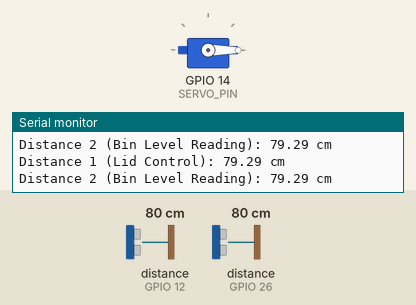
Simulated run of this sketch. Board: ESP32. On the bench: servo, the last lines printed to the serial monitor. Wiring (inferred from the names in the program): 2 × ultrasonic range finder: trigger GPIO 13, echo GPIO 12 / trigger GPIO 27, echo GPIO 26. The test bench sets the inputs (shaded band); at power-on: distance to the obstacle (sensors on GPIO 12, GPIO 26) 80 cm. The echo pulse lasts 58.3 µs per cm; WiFi joins after 1.5 s; servers stay silent unless stated.

Above: at 3.0 s.
3.1 s: distance to the obstacle (sensor on GPIO 12) set to 17 cm
4.6 s: distance to the obstacle (sensor on GPIO 12) set to 14 cm
At 6.1 s:
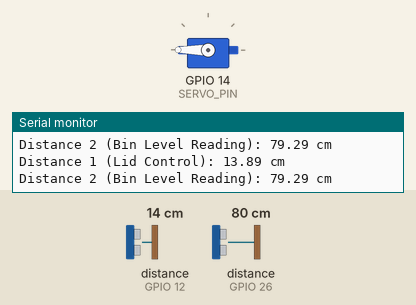
Timing chart, 0 to 7.6 s (numbered marks = the images above; inputs shaded):
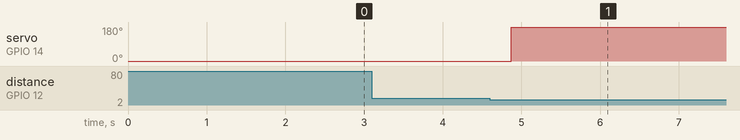

Measured:
- the behaviour switches between 16 and 15 cm on distance to the obstacle (sensor on GPIO 12) (found by bisection; images 0 and 1)
- after the input at 4.6 s, servo on GPIO 14 (SERVO_PIN): 0° → 180° after 0.27 s

The sketch:

sketch_apr4a.ino
```cpp
#define BLYNK_TEMPLATE_ID "TMPL6g6zRy_4G" //get it from blynk dashboard
#define BLYNK_TEMPLATE_NAME "Garbage Management Dustbin" //name of your device on blynk dashboard
#define BLYNK_AUTH_TOKEN "7XAS_3mzj3VkT1vkL26mxnWCkWNASHpR" //auth token from blynk dashboard

#include <ESP32Servo.h>
#include <WiFi.h>
#include <BlynkSimpleEsp32.h>

#define TRIG_PIN_1 13
#define ECHO_PIN_1 12

#define TRIG_PIN_2 27
#define ECHO_PIN_2 26

#define SERVO_PIN 14

char auth[] = "7XAS_3mzj3VkT1vkL26mxnWCkWNASHpR"; //auth token
char ssid[] = "aarav"; //ur wifi ssid
char pass[] = "ekseaath"; //ur wifi password

Servo myServo;

int servoOpenAngle = 180;
int servoCloseAngle = 0;

bool isOpen = false;
unsigned long lastCloseTime = 0;

// Blynk event variables
unsigned long binFullStartTime = 0;
bool binHasBeenFull = false;
unsigned long lastNotificationTime = 0;

void setup() {
  Serial.begin(115200);
  Blynk.begin(auth, ssid, pass);

  pinMode(TRIG_PIN_1, OUTPUT);
  pinMode(ECHO_PIN_1, INPUT);

  pinMode(TRIG_PIN_2, OUTPUT);
  pinMode(ECHO_PIN_2, INPUT);

  myServo.attach(SERVO_PIN);
  myServo.write(servoCloseAngle);
}

float readDistanceCM(int trigPin, int echoPin) {
  digitalWrite(trigPin, LOW);
  delayMicroseconds(2);
  digitalWrite(trigPin, HIGH);
  delayMicroseconds(10);
  digitalWrite(trigPin, LOW);

  long duration = pulseIn(echoPin, HIGH, 30000);

  if (duration == 0) {
    Serial.println("No Echo Received from sensor");
    return 999;
  }

  float distance = duration * 0.034 / 2;
  return distance;
}

void loop() {
  Blynk.run();

  float distance1 = readDistanceCM(TRIG_PIN_1, ECHO_PIN_1);
  float distance2 = readDistanceCM(TRIG_PIN_2, ECHO_PIN_2);

  Serial.print("Distance 1 (Lid Control): ");
  Serial.print(distance1);
  Serial.println(" cm");

  Serial.print("Distance 2 (Bin Level Reading): ");
  Serial.print(distance2);
  Serial.println(" cm");

  // Lid control logic
  if (distance1 < 15 && distance1 > 1) {
    myServo.write(servoOpenAngle);
    isOpen = true;
    lastCloseTime = millis();
  } else if (isOpen && millis() - lastCloseTime >= 5000) {
    myServo.write(servoCloseAngle);
    isOpen = false;
  }

  // Bin full detection with 8 second rule and 2-minute cooldown
  if (distance2 < 10) {
    if (binFullStartTime == 0) {
      binFullStartTime = millis();
    } else if (!binHasBeenFull && millis() - binFullStartTime >= 2000) {
      if (millis() - lastNotificationTime >= 60000 ) { //120000 for 2 minutes ; 60000 for 1 min ; 30000 for 30 seconds
        Blynk.logEvent("bin_full"); // Must match event name on Blynk dashboard
        Serial.println("Sent logEvent!");
        lastNotificationTime = millis();
      } else {
        Serial.println("Notification skipped due to cooldown");
      }
      binHasBeenFull = true;
    }
  } else {
    binFullStartTime = 0;
    binHasBeenFull = false;
  }

  delay(500);
}
```
